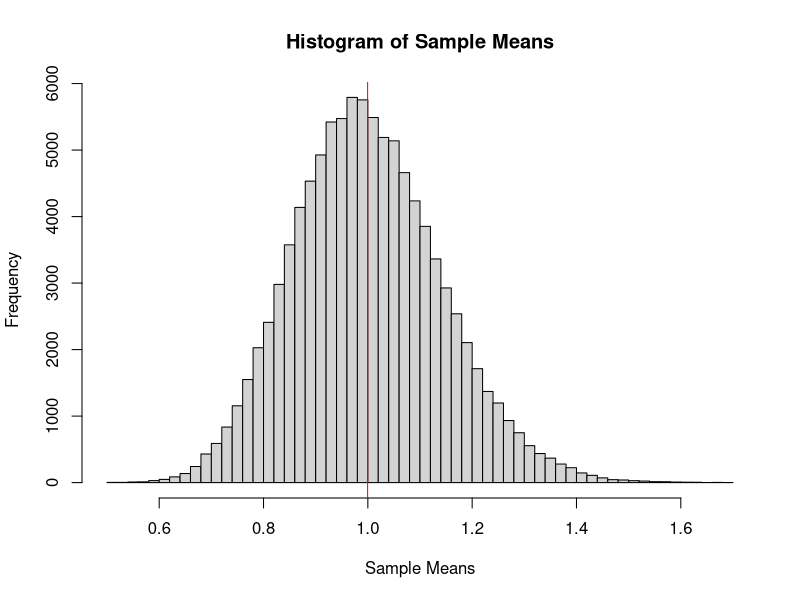

R code for this plot:
## ---- chunk 1
   samples <- sapply(1:100000, FUN = function(x){
                  mean( rexp(50, rate = 1) )
        })

## ---- chunk 2
hist(samples, breaks = 50, main = "Histogram of Sample Means", xlab = "Sample Means")
abline(v = mean(samples), col = "red", cex = 1.5)
m <- mean(samples)
